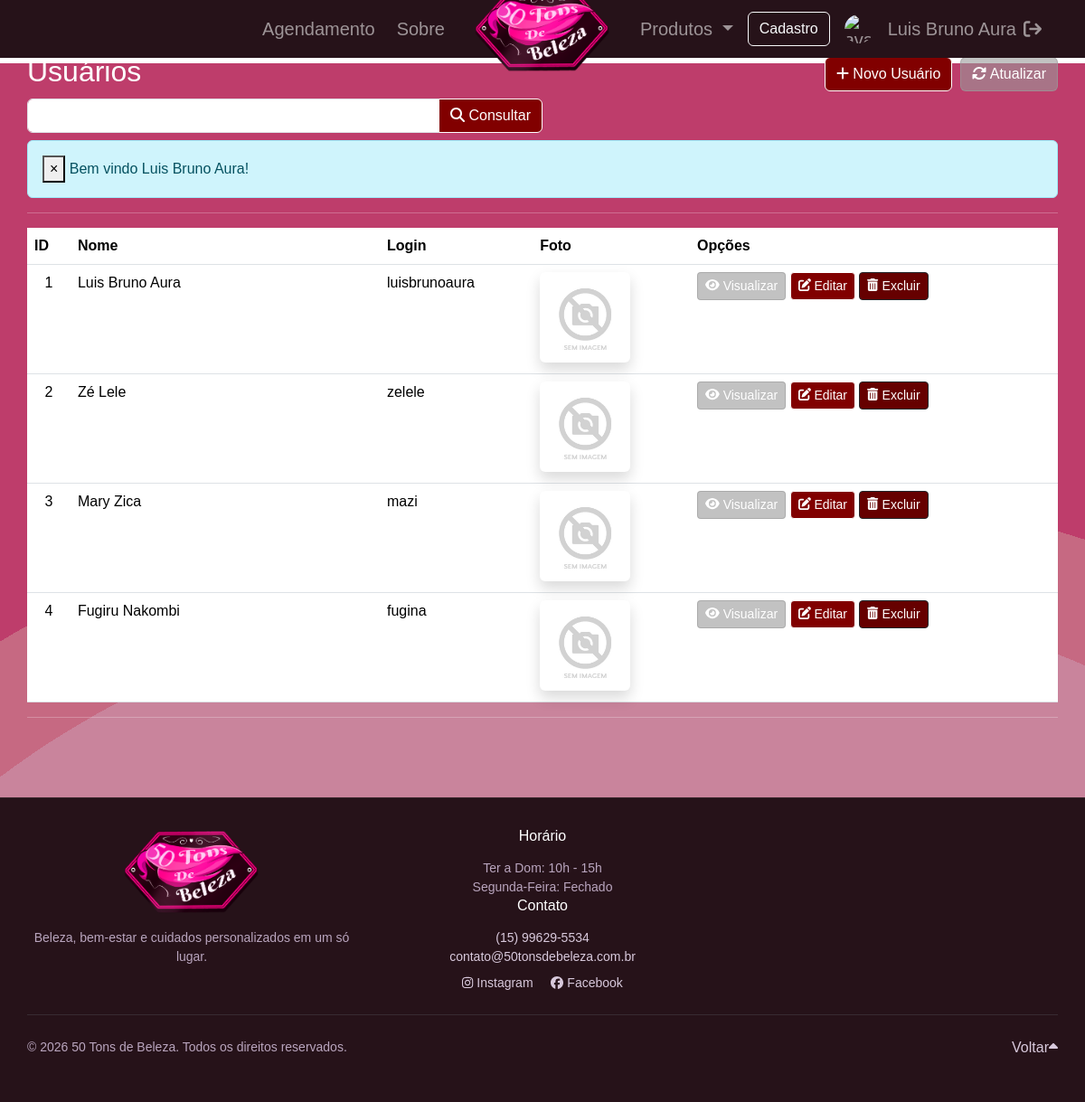
Page /usuarios/index.php (signed in) on the committed database.
### tables this page shows
CREATE TABLE usuarios(
    id int AUTO_INCREMENT not null PRIMARY KEY,
    nome varchar(50) not null,
    user varchar(50) not null,
    password varchar(100) not null,
    foto varchar(50),
    role varchar(20) DEFAULT 'user'
);

### inc/database.php (called while the page is built, shortened)
<?php
    global $pdo_connection;
    function open_database() {
        global $pdo_connection;
        try {
            if ($pdo_connection === null) {
                $dsn = "mysql:host=" . DB_HOST . ";dbname=" . DB_NAME . ";charset=utf8mb4";
                $pdo_connection = new PDO($dsn, DB_USER, DB_PASSWORD, [
                    PDO::ATTR_ERRMODE => PDO::ERRMODE_EXCEPTION,
                    PDO::ATTR_DEFAULT_FETCH_MODE => PDO::FETCH_ASSOC,
                    PDO::ATTR_EMULATE_PREPARES => false,
                ]);
            }
            return $pdo_connection;
        } catch (PDOException $e) {
            echo "Erro de conexão: " . $e->getMessage();
            return null;
        }
    }
  function find( $table = null, $id = null ) {
    $database = open_database();
    $found = null;
    try {
      if ($id) {
        $sql = "SELECT * FROM " . $table . " WHERE id = ?";
        $stmt = $database->prepare($sql);
        $stmt->execute([$id]);
        $found = $stmt->fetch();
      } else {
        $sql = "SELECT * FROM " . $table;
        $stmt = $database->prepare($sql);
        $stmt->execute();
        $found = $stmt->fetchAll();
      }
    } catch (PDOException $e) {
      $_SESSION['message'] = $e->getMessage();
      $_SESSION['type'] = 'danger';
    }
    return $found;
  }
  function find_all( $table ) {
      return find($table);
  }
?>

### usuarios/functions.php (called while the page is built, shortened)
<?php
    function index() {
        if (!empty($_POST["users"])) {
            $usuarios = filter("usuarios", "nome like '%{$_POST["users"]}%';");
        } else {
            $usuarios = find_all("usuarios");
        }
    }
?>

### usuarios/index.php (the view, shortened to what this page needs)
<?php
    include "functions.php";
    index();
?>
<header style="margin-top: 10px;">
    <div class="row">
        <div class="col-sm-6">
            <h2>Usuários</h2>
        </div>
        <div class="col-sm-6 text-end h2">
            <a class="btn btn-secondary" href="add.php"><i class="fa fa-plus"></i> Novo Usuário</a>
            <a class="btn btn-light" href="index.php"><i class="fas fa-sync-alt"></i> Atualizar</a>
        </div>
    </div>
    <div class="row mb-2 ">
        <form name="filtro" action="index.php" method="post">
            <div class="form-group col-md-6">
                <div class="input-group ">
                    <input type="search" class="form-control" name="users"
                    maxlength="80" required>
                    <button class="btn btn-secondary" type="submit"><i class="fa-solid fa-magnifying-glass"></i> Consultar</button>
                </div>
            </div>
        </form>
    </div>
</header>
<?php if (!empty($_SESSION['message'])) : ?>
    <div class="alert alert-<?php echo $_SESSION['type']; ?> alert-dismissible" role="alert">
        <button type="button" class="close" data-dismiss="alert" aria-label="Close">
            <span aria-hidden="true">&times;</span></button>
        <?php echo $_SESSION['message']; ?>
    </div>
<?php endif; ?>
<hr>
<table class="table table-hover">
    <thead>
        <tr>
            <th>ID</th>
            <th width="30%">Nome</th>
            <th>Login</th>
            <th>Foto</th>
            <th>Opções</th>
        </tr>
    </thead>
    <tbody>
    <?php if ($usuarios) : ?>
    <?php foreach ($usuarios as $usuario) : ?>
        <tr>
            <td align='center'><?php echo $usuario['id']; ?></td>
            <td><?php echo $usuario['nome']; ?></td>
            <td><?php echo $usuario['user']; ?></td>
            <td>
                <?php
                    if (!empty($usuario['foto']) && file_exists(__DIR__ . '/fotos/' . $usuario['foto'])) {
                        echo "<img src='fotos/" . htmlspecialchars($usuario['foto']) . "' class='shadow p-1 mb-1 bg-body rounded' width='100px'>";
                    } else {
                        echo "<img src='fotos/semimagem.jpg' class='shadow p-1 mb-1 bg-body rounded' width='100px'>";
                    }
                ?>
            </td>
            <td class="actions text-right">
                <a href="view.php?id=<?php echo $usuario['id']; ?>" class="btn btn-sm btn-light"><i class="fa fa-eye"></i> Visualizar</a>
                <a href="editar.php?id=<?php echo $usuario['id']; ?>" class="btn btn-sm btn-secondary"><i class="fa-solid fa-pen-to-square"></i> Editar</a>
                <a href="#" class="btn btn-sm btn-dark" data-bs-toggle="modal" data-bs-target="#delete-usuario" data-customer="<?php echo $usuario['id']; ?>">
                    <i class="fa-solid fa-trash-can"></i> Excluir
                </a>
            </td>
        </tr>
    <?php endforeach; ?>
    <?php else : ?>
        <tr>
            <td colspan="6">Nenhum registro encontrado.</td>
        </tr>
    <?php endif; ?>
    </tbody>
</table>

### css/style.css (style rules this page uses)
body { font-family: "Gill Sans", "Gill Sans MT", Calibri, sans-serif; background-image: url('../img/fundo.jpg'); background-repeat: no-repeat; background-attachment: fixed; background-size: inherit; background-position: center; padding-top: 50px; padding-bottom: 0px; color: #ffffff; }
.btn-dark { background-color: #660000; }
.btn-secondary { background-color:#810000; color: #ffffff; border-color: #ffffff }
.btn-light { background-color: #810000; color: #ffffff; border-color: #ffffff }
.btn-light { color: #FFFFFF; background-color: #99999999; border-color: #99999999; }
header, #actions { margin-top: 10px; }

### rows in the picture
usuarios: id "1", nome "Luis Bruno Aura", user "luisbrunoaura"
usuarios: id "2", nome "Zé Lele", user "zelele"
usuarios: id "3", nome "Mary Zica", user "mazi"
usuarios: id "4", nome "Fugiru Nakombi", user "fugina"

### other values in the picture
$_SESSION['nome'] "Luis Bruno Aura"
$_SESSION['message'] "Bem vindo Luis Bruno Aura!"
